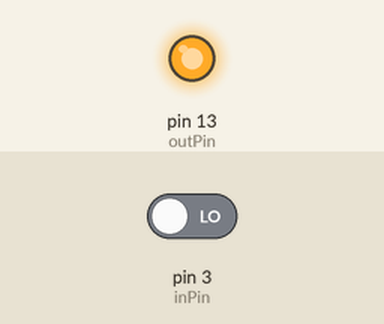
This sketch was run on a simulated Arduino Uno, built with avr-gcc and run on an emulated ATmega328P. Shown: output pins drawn as LEDs (lit = HIGH). The test bench sets the inputs (shaded band); at power-on: pin 3 (inPin) LOW.

Above: at 1.2 s.
1.3 s: pin 3 (inPin) driven HIGH
At 2.7 s:
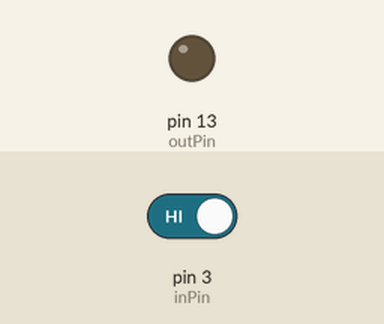
Timing chart, 0 to 4.3 s (numbered marks = the images above; inputs shaded):
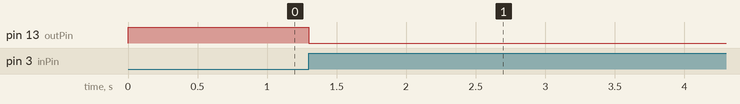

The sketch:

6.6.3.ino
```cpp
/*스위치 예제
LED는 핀 13에 버튼은 핀 2에 풀업으로 연결
 */
int inPin = 3; // 입력핀의 번호
int outPin = 13; // 출력핀의 번호
int state = HIGH; // 현재 출력핀의 상태
int reading; // 현재 입력핀에서 읽은 값
int previous = LOW; // 이전의 입력핀의 값
// 다음변수는 밀리초로 측정되는 시간이므로 long으로 선언한다
long time = 0; // 출력핀이 토글된 마지막 시간
long debounce = 200; //디바운스 시간

void setup()
{
      Serial.begin(19200);
      pinMode(inPin, INPUT);
      pinMode(outPin, OUTPUT);
}

void loop()
{
    reading = digitalRead(inPin);
    // 만일 입력이 LOW에서 HIGH로 가면 충분히 기다려서
    // 회로의 잡음을 무시하고 출력을 토글한다
    if (reading == HIGH && previous == LOW && millis() -        time > debounce) {
    if (state == HIGH)
      state = LOW;
    else
      state = HIGH;
     time = millis();
    }
    digitalWrite(outPin, state);
    previous = reading;
} 
```

Measured:
- after the input at 1.3 s, pin 13 (outPin): HIGH → LOW at once
